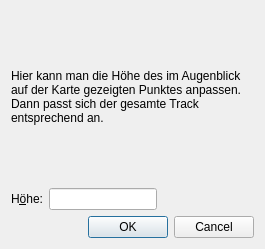
<?xml version="1.0" encoding="UTF-8"?>
<ui version="4.0">
 <class>hoehenDialog</class>
 <widget class="QDialog" name="hoehenDialog">
  <property name="geometry">
   <rect>
    <x>0</x>
    <y>0</y>
    <width>265</width>
    <height>249</height>
   </rect>
  </property>
  <property name="windowTitle">
   <string>Dialog</string>
  </property>
  <layout class="QVBoxLayout" name="verticalLayout">
   <item>
    <widget class="QLabel" name="label">
     <property name="text">
      <string>Hier kann man die Höhe des im Augenblick auf der Karte gezeigten Punktes anpassen. Dann passt sich der gesamte Track entsprechend an.</string>
     </property>
     <property name="wordWrap">
      <bool>true</bool>
     </property>
    </widget>
   </item>
   <item>
    <layout class="QHBoxLayout" name="horizontalLayout">
     <item>
      <widget class="QLabel" name="label_2">
       <property name="text">
        <string>H&amp;öhe:</string>
       </property>
       <property name="buddy">
        <cstring>hoehe</cstring>
       </property>
      </widget>
     </item>
     <item>
      <widget class="QLineEdit" name="hoehe"/>
     </item>
     <item>
      <spacer name="horizontalSpacer">
       <property name="orientation">
        <enum>Qt::Horizontal</enum>
       </property>
       <property name="sizeHint" stdset="0">
        <size>
         <width>40</width>
         <height>20</height>
        </size>
       </property>
      </spacer>
     </item>
    </layout>
   </item>
   <item>
    <widget class="QDialogButtonBox" name="buttonBox">
     <property name="orientation">
      <enum>Qt::Horizontal</enum>
     </property>
     <property name="standardButtons">
      <set>QDialogButtonBox::Cancel|QDialogButtonBox::Ok</set>
     </property>
    </widget>
   </item>
  </layout>
 </widget>
 <resources/>
 <connections>
  <connection>
   <sender>buttonBox</sender>
   <signal>accepted()</signal>
   <receiver>hoehenDialog</receiver>
   <slot>accept()</slot>
   <hints>
    <hint type="sourcelabel">
     <x>248</x>
     <y>254</y>
    </hint>
    <hint type="destinationlabel">
     <x>157</x>
     <y>274</y>
    </hint>
   </hints>
  </connection>
  <connection>
   <sender>buttonBox</sender>
   <signal>rejected()</signal>
   <receiver>hoehenDialog</receiver>
   <slot>reject()</slot>
   <hints>
    <hint type="sourcelabel">
     <x>316</x>
     <y>260</y>
    </hint>
    <hint type="destinationlabel">
     <x>286</x>
     <y>274</y>
    </hint>
   </hints>
  </connection>
 </connections>
</ui>
